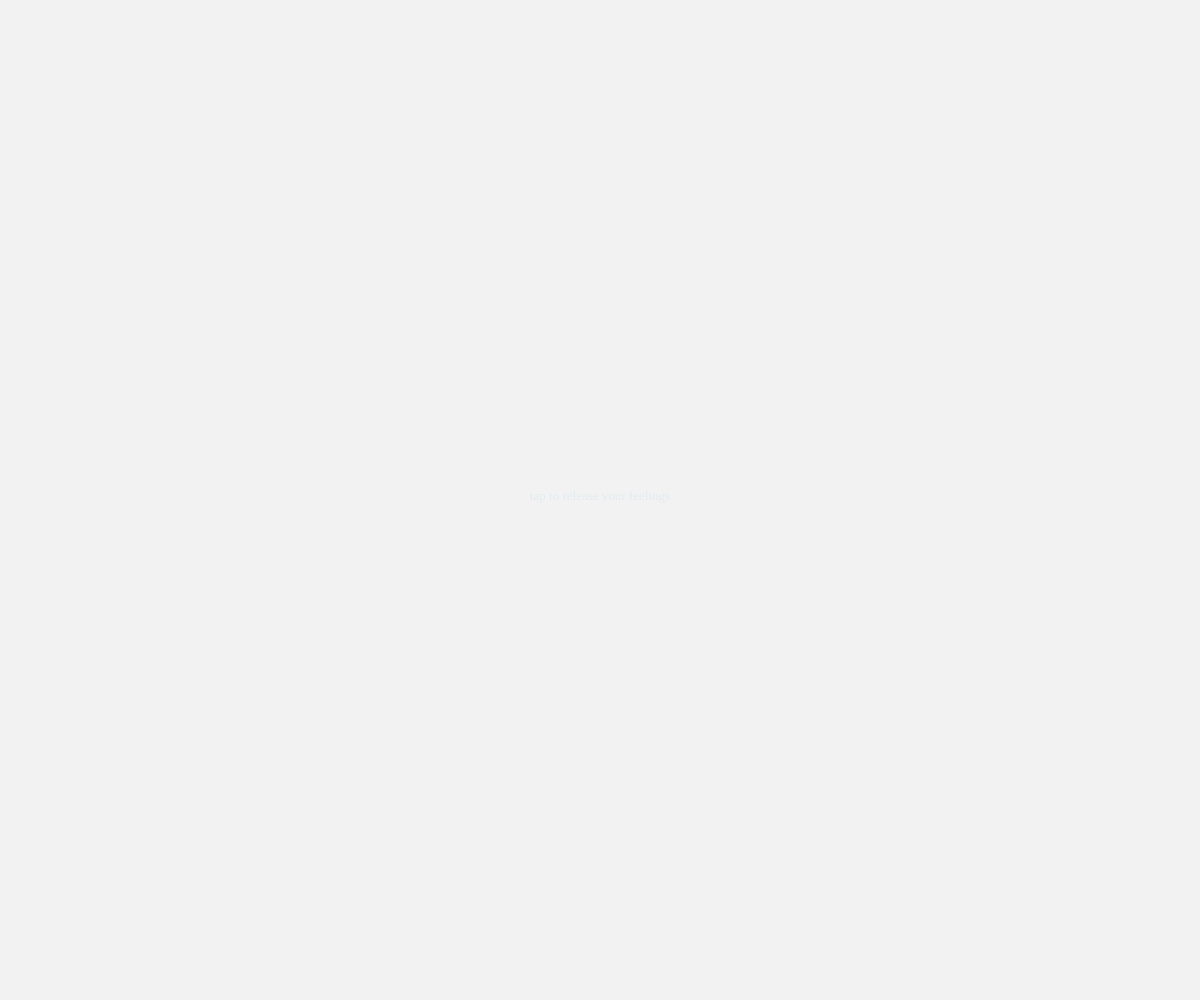
Frame 1 (no input)
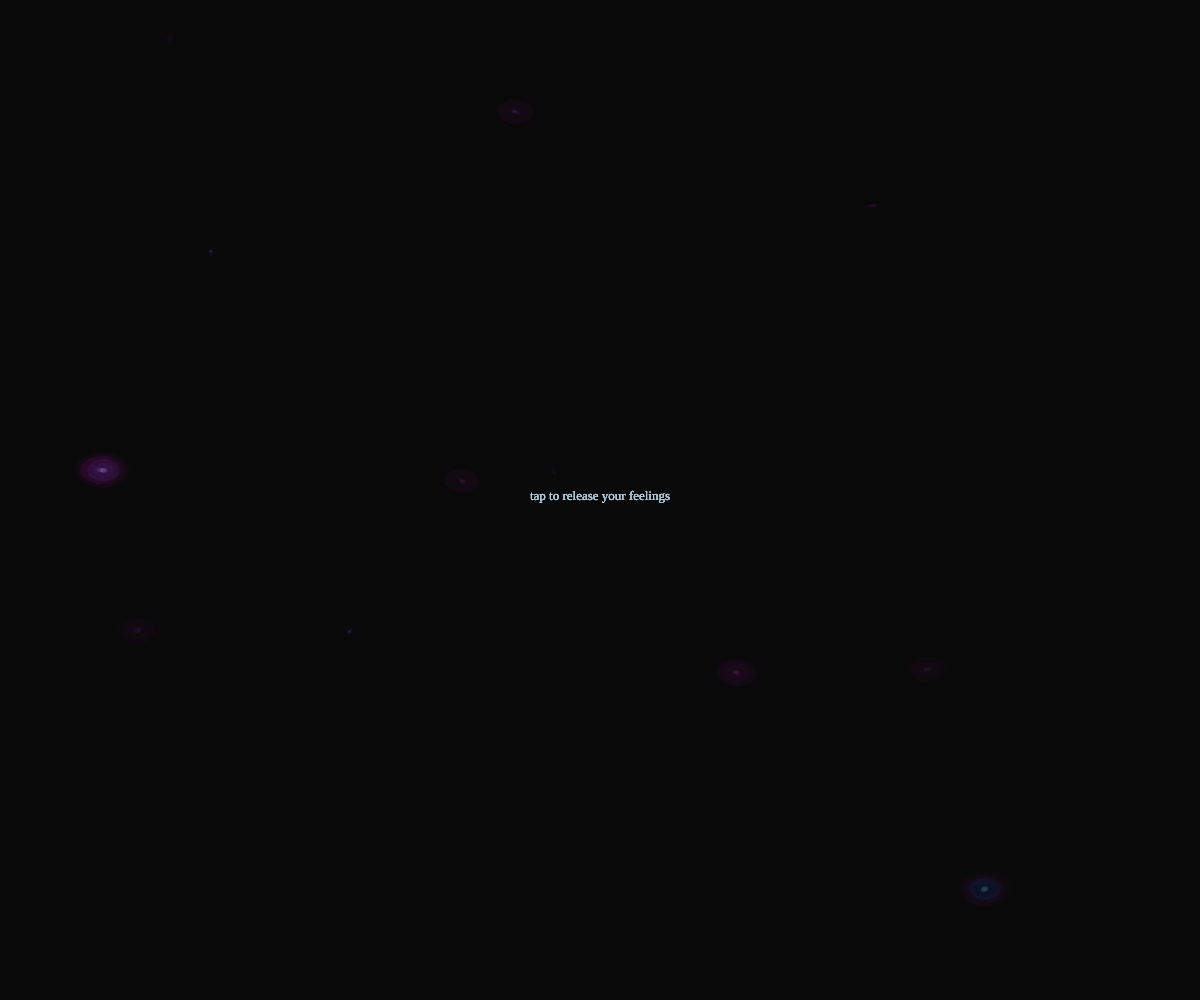
Frame 60 (no input)
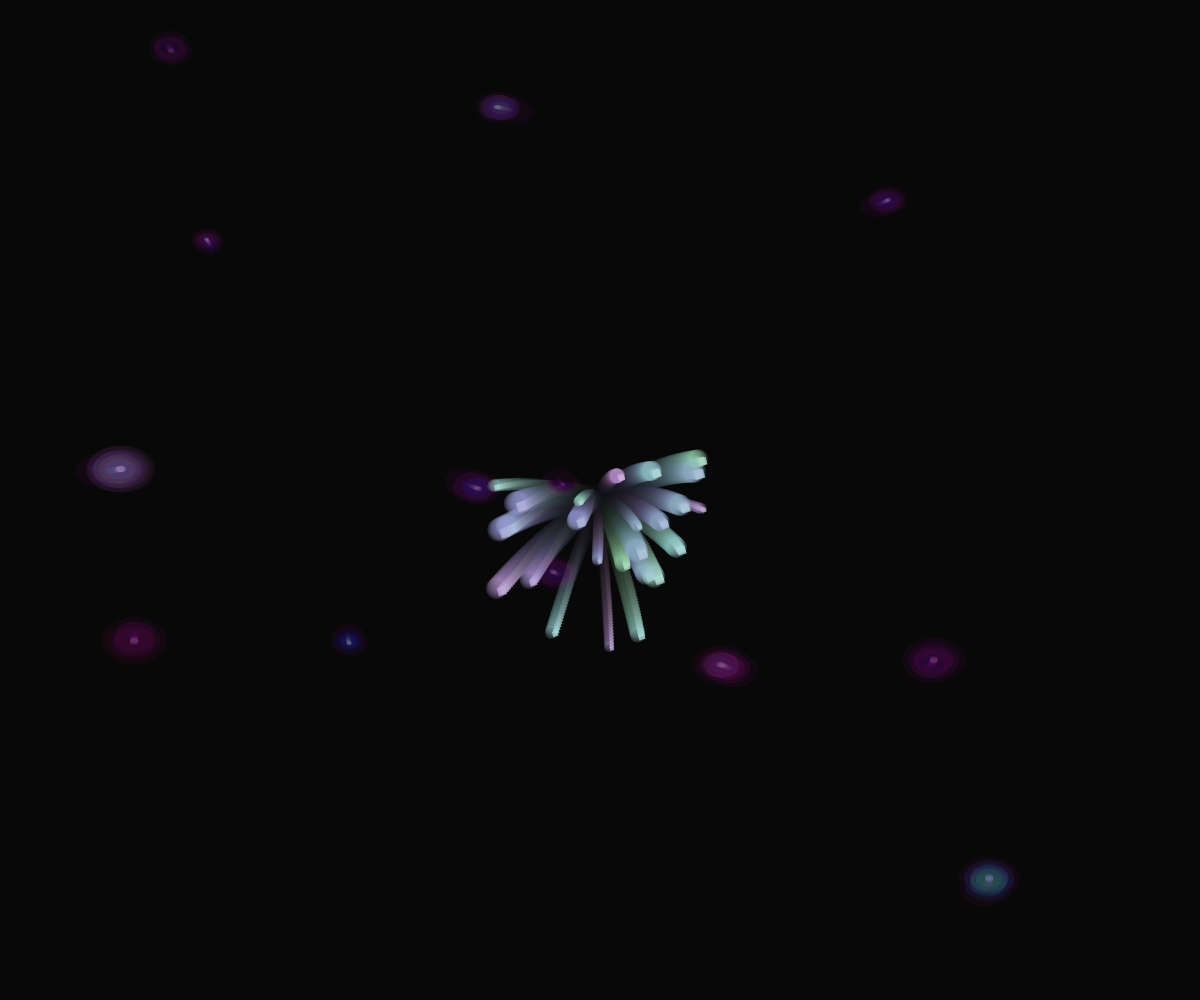
Frame 120 (the mouse pressed at the canvas centre since frame 60)

The p5.js sketch that drew these frames (run headless with seeded random() and noise() and a simulated clock; from frame 60 on, the mouse is pressed at the canvas centre):

// p5.js sketch
// ── sketch.js
let particles = [];
let deepGlows = [];
let frameTimer = 0;

function setup() {
  createCanvas(windowWidth, windowHeight);
  colorMode(HSB, 360, 100, 100, 1);
  noStroke();
  for (let i = 0; i < 12; i++) {
    deepGlows.push(new DeepOpal());
  }
}

function draw() {
  background(220, 30, 5, 0.05);
  frameTimer++;
  for (let g of deepGlows) {
    g.update();
    g.display();
  }
  for (let i = particles.length - 1; i >= 0; i--) {
    particles[i].update();
    particles[i].display();
    if (particles[i].isFinished()) particles.splice(i, 1);
  }
  if (particles.length === 0) {
    push();
    fill(200, 20, 90, 0.3 + sin(frameCount * 0.02) * 0.15);
    textAlign(CENTER);
    textSize(13);
    textFont('Georgia');
    text("tap to release your feelings", width / 2, height / 2);
    pop();
  }
}

function mousePressed() {
  for (let i = 0; i < 25; i++) particles.push(new Particle(mouseX, mouseY));
  deepGlows.push(new DeepOpal(mouseX, mouseY));
  if (deepGlows.length > 20) deepGlows.shift();
}

class DeepOpal {
  constructor(x, y) {
    this.x = x ? x + random(-150, 150) : random(width);
    this.y = y ? y + random(-150, 150) : random(height);
    this.z = 0;
    this.targetZ = random(0.3, 0.9);
    this.zSpeed = random(0.0005, 0.002);
    this.baseHue = random([170, 185, 200, 215, 230, 245, 260]);
    this.size = random(40, 120);
    this.alpha = 0;
    this.phase = random(TWO_PI);
    this.arrived = false;
    this.fadeOut = false;
    this.fadeOutTimer = 0;
  }
  update() {
    if (!this.fadeOut) {
      this.z += this.zSpeed;
      this.alpha = this.z * 0.5;
      if (this.z >= this.targetZ) {
        this.arrived = true;
        this.fadeOutTimer++;
        if (this.fadeOutTimer > 300) this.fadeOut = true;
      }
    } else {
      this.alpha -= 0.001;
    }
    this.x += sin(frameCount * 0.008 + this.phase) * 0.3;
    this.y += cos(frameCount * 0.006 + this.phase) * 0.2;
  }
  display() {
    if (this.alpha <= 0) return;
    push();
    translate(this.x, this.y);
    let sc = 0.2 + this.z * 0.8;
    for (let layer = 3; layer >= 0; layer--) {
      let hue = (this.baseHue + frameCount * 0.3 + layer * 25 + sin(frameCount * 0.05) * 40) % 360;
      let layerSize = this.size * sc * (1 + layer * 0.4);
      let layerAlpha = this.alpha * (0.15 - layer * 0.03);
      fill(hue, 45, 80, max(0, layerAlpha));
      ellipse(0, 0, layerSize, layerSize * 0.7);
    }
    let coreHue = (this.baseHue + frameCount * 0.5) % 360;
    fill(coreHue, 20, 85, this.alpha * 0.8);
    let coreSize = this.size * sc * 0.3;
    ellipse(0, 0, coreSize, coreSize * 0.7);
    pop();
  }
  isDone() { return this.alpha <= 0; }
}

class Particle {
  constructor(x, y) {
    this.pos = createVector(x, y);
    this.vel = p5.Vector.random2D().mult(random(0.3, 2.0));
    this.acc = createVector(0, 0.015);
    this.lifespan = 1.0;
    this.baseHue = random([170, 190, 205, 220, 235, 250]);
    this.size = random(4, 10);
    this.phase = random(TWO_PI);
  }
  update() {
    this.vel.add(this.acc);
    this.pos.add(this.vel);
    this.lifespan -= 0.004;
  }
  display() {
    let hueValue = (this.baseHue + sin(frameCount * 0.05 + this.phase) * 40) % 360;
    fill(hueValue, 30, 85, this.lifespan * 0.3);
    ellipse(this.pos.x, this.pos.y, this.size * 2.5, this.size * 2.5);
    fill(hueValue, 20, 85, this.lifespan);
    push();
    translate(this.pos.x, this.pos.y);
    rotate(frameCount * 0.05);
    rect(0, 0, this.size, this.size);
    pop();
  }
  isFinished() { return this.lifespan < 0; }
}

function touchStarted() {
  for (let i = 0; i < 25; i++) particles.push(new Particle(mouseX, mouseY));
  deepGlows.push(new DeepOpal(mouseX, mouseY));
  if (deepGlows.length > 20) deepGlows.shift();
  return false;
}

function windowResized() {
  resizeCanvas(windowWidth, windowHeight);
}
